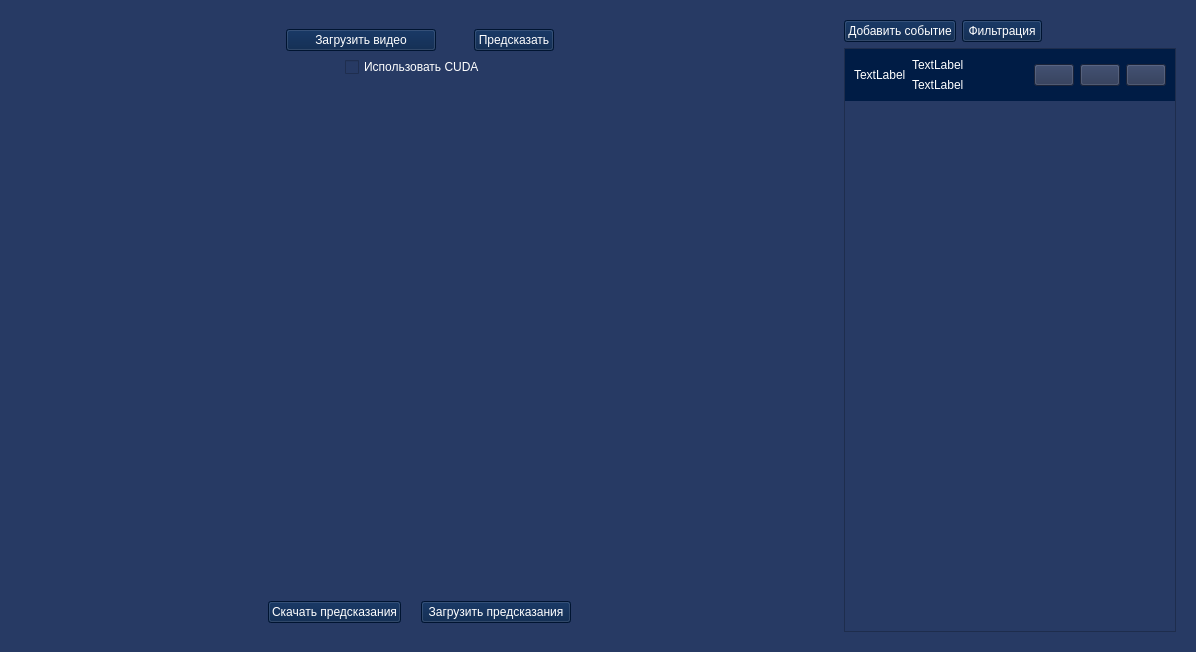
<?xml version="1.0" encoding="UTF-8"?>
<ui version="4.0">
 <class>MainInterface</class>
 <widget class="QWidget" name="MainInterface">
  <property name="geometry">
   <rect>
    <x>0</x>
    <y>0</y>
    <width>1196</width>
    <height>652</height>
   </rect>
  </property>
  <property name="windowTitle">
   <string>RecognizeMenu</string>
  </property>
  <property name="styleSheet">
   <string notr="true">background-color: rgb(39, 58, 100);
color: white;</string>
  </property>
  <layout class="QGridLayout" name="gridLayout">
   <item row="0" column="0">
    <widget class="QWidget" name="mainLayoutWidget" native="true">
     <layout class="QVBoxLayout" name="mainLayout">
      <item>
       <layout class="QHBoxLayout" name="workingLayout">
        <item>
         <widget class="QWidget" name="leftWorkingLayoutWidget" native="true">
          <property name="maximumSize">
           <size>
            <width>350</width>
            <height>16777215</height>
           </size>
          </property>
          <layout class="QVBoxLayout" name="leftWorkingLayout">
           <item>
            <layout class="QHBoxLayout" name="predictionLayout">
             <item>
              <widget class="QPushButton" name="loadVideosButton">
               <property name="maximumSize">
                <size>
                 <width>150</width>
                 <height>16777215</height>
                </size>
               </property>
               <property name="styleSheet">
                <string notr="true">background-color: rgb(0, 28, 69);</string>
               </property>
               <property name="text">
                <string>Загрузить видео</string>
               </property>
              </widget>
             </item>
             <item>
              <widget class="QPushButton" name="predictAllButton">
               <property name="sizePolicy">
                <sizepolicy hsizetype="Fixed" vsizetype="Fixed">
                 <horstretch>0</horstretch>
                 <verstretch>0</verstretch>
                </sizepolicy>
               </property>
               <property name="styleSheet">
                <string notr="true">background-color: rgb(0, 28, 69);</string>
               </property>
               <property name="text">
                <string>Предсказать</string>
               </property>
              </widget>
             </item>
            </layout>
           </item>
           <item>
            <layout class="QHBoxLayout" name="centerizeCUDACheckboxLayout">
             <item>
              <widget class="QCheckBox" name="useCUDACheckbox">
               <property name="sizePolicy">
                <sizepolicy hsizetype="Expanding" vsizetype="Fixed">
                 <horstretch>0</horstretch>
                 <verstretch>0</verstretch>
                </sizepolicy>
               </property>
               <property name="maximumSize">
                <size>
                 <width>150</width>
                 <height>16777215</height>
                </size>
               </property>
               <property name="font">
                <font>
                 <stylestrategy>PreferDefault</stylestrategy>
                </font>
               </property>
               <property name="layoutDirection">
                <enum>Qt::LeftToRight</enum>
               </property>
               <property name="styleSheet">
                <string notr="true">text-align: center;</string>
               </property>
               <property name="text">
                <string>Использовать CUDA</string>
               </property>
               <property name="checkable">
                <bool>true</bool>
               </property>
               <property name="checked">
                <bool>false</bool>
               </property>
              </widget>
             </item>
            </layout>
           </item>
           <item>
            <layout class="QHBoxLayout" name="loadImagesLayout"/>
           </item>
           <item>
            <spacer name="verticalSpacer">
             <property name="orientation">
              <enum>Qt::Vertical</enum>
             </property>
             <property name="sizeHint" stdset="0">
              <size>
               <width>20</width>
               <height>40</height>
              </size>
             </property>
            </spacer>
           </item>
           <item>
            <layout class="QHBoxLayout" name="savePredictionLayout">
             <item>
              <widget class="QPushButton" name="saveEverythingButton">
               <property name="sizePolicy">
                <sizepolicy hsizetype="Fixed" vsizetype="Fixed">
                 <horstretch>0</horstretch>
                 <verstretch>0</verstretch>
                </sizepolicy>
               </property>
               <property name="autoFillBackground">
                <bool>false</bool>
               </property>
               <property name="styleSheet">
                <string notr="true">background-color: rgb(0, 28, 69);</string>
               </property>
               <property name="text">
                <string>Скачать предсказания</string>
               </property>
              </widget>
             </item>
             <item>
              <widget class="QPushButton" name="loadEverythingButton">
               <property name="maximumSize">
                <size>
                 <width>150</width>
                 <height>16777215</height>
                </size>
               </property>
               <property name="styleSheet">
                <string notr="true">background-color: rgb(0, 28, 69);</string>
               </property>
               <property name="text">
                <string>Загрузить предсказания</string>
               </property>
              </widget>
             </item>
            </layout>
           </item>
          </layout>
         </widget>
        </item>
        <item>
         <layout class="QVBoxLayout" name="verticalLayout"/>
        </item>
       </layout>
      </item>
     </layout>
    </widget>
   </item>
   <item row="0" column="1">
    <widget class="QWidget" name="leftLayoutWidget" native="true">
     <property name="maximumSize">
      <size>
       <width>350</width>
       <height>16777215</height>
      </size>
     </property>
     <layout class="QVBoxLayout" name="verticalLayout_2">
      <item>
       <layout class="QHBoxLayout" name="addingEventsLayout">
        <item>
         <widget class="QPushButton" name="addEventButton">
          <property name="sizePolicy">
           <sizepolicy hsizetype="Fixed" vsizetype="Fixed">
            <horstretch>0</horstretch>
            <verstretch>0</verstretch>
           </sizepolicy>
          </property>
          <property name="styleSheet">
           <string notr="true">background-color: rgb(0, 28, 69);</string>
          </property>
          <property name="text">
           <string>Добавить событие</string>
          </property>
         </widget>
        </item>
        <item>
         <widget class="QPushButton" name="filterEventButton">
          <property name="sizePolicy">
           <sizepolicy hsizetype="Fixed" vsizetype="Fixed">
            <horstretch>0</horstretch>
            <verstretch>0</verstretch>
           </sizepolicy>
          </property>
          <property name="styleSheet">
           <string notr="true">background-color: rgb(0, 28, 69);</string>
          </property>
          <property name="text">
           <string>Фильтрация</string>
          </property>
         </widget>
        </item>
        <item>
         <spacer name="spacerAddingEvents">
          <property name="orientation">
           <enum>Qt::Horizontal</enum>
          </property>
          <property name="sizeHint" stdset="0">
           <size>
            <width>40</width>
            <height>20</height>
           </size>
          </property>
         </spacer>
        </item>
       </layout>
      </item>
      <item>
       <widget class="QScrollArea" name="eventsScrollArea">
        <property name="styleSheet">
         <string notr="true"/>
        </property>
        <property name="widgetResizable">
         <bool>true</bool>
        </property>
        <widget class="QWidget" name="eventsScrollAreaContents">
         <property name="geometry">
          <rect>
           <x>0</x>
           <y>0</y>
           <width>330</width>
           <height>583</height>
          </rect>
         </property>
         <layout class="QVBoxLayout" name="verticalLayout_3">
          <property name="leftMargin">
           <number>0</number>
          </property>
          <property name="topMargin">
           <number>0</number>
          </property>
          <property name="rightMargin">
           <number>0</number>
          </property>
          <property name="bottomMargin">
           <number>0</number>
          </property>
          <item>
           <widget class="QWidget" name="eventWidget" native="true">
            <property name="styleSheet">
             <string notr="true">background-color: rgb(0, 28, 69)</string>
            </property>
            <layout class="QHBoxLayout" name="eventExample">
             <item>
              <widget class="QLabel" name="imageEvent">
               <property name="text">
                <string>TextLabel</string>
               </property>
              </widget>
             </item>
             <item>
              <layout class="QVBoxLayout" name="infoEvent">
               <item>
                <widget class="QLabel" name="topInfoEvent">
                 <property name="text">
                  <string>TextLabel</string>
                 </property>
                </widget>
               </item>
               <item>
                <widget class="QLabel" name="bottomInfoEvent">
                 <property name="text">
                  <string>TextLabel</string>
                 </property>
                </widget>
               </item>
              </layout>
             </item>
             <item>
              <spacer name="spaceEditingEventButton">
               <property name="orientation">
                <enum>Qt::Horizontal</enum>
               </property>
               <property name="sizeHint" stdset="0">
                <size>
                 <width>40</width>
                 <height>20</height>
                </size>
               </property>
              </spacer>
             </item>
             <item>
              <widget class="QPushButton" name="editEventButton">
               <property name="styleSheet">
                <string notr="true">background-color: rgb(36, 49, 80);
qproperty-icon: url(&quot;./icons/edit_event.png&quot;);</string>
               </property>
               <property name="text">
                <string/>
               </property>
              </widget>
             </item>
             <item>
              <widget class="QPushButton" name="showEventButton">
               <property name="styleSheet">
                <string notr="true">background-color: rgb(36, 49, 80);
qproperty-icon: url(&quot;./icons/show_event.png&quot;);</string>
               </property>
               <property name="text">
                <string/>
               </property>
              </widget>
             </item>
             <item>
              <widget class="QPushButton" name="deleteEventButton">
               <property name="styleSheet">
                <string notr="true">background-color: rgb(36, 49, 80);
qproperty-icon: url(&quot;./icons/delete_event.png&quot;);</string>
               </property>
               <property name="text">
                <string/>
               </property>
              </widget>
             </item>
            </layout>
           </widget>
          </item>
          <item>
           <spacer name="eventsSpaces">
            <property name="orientation">
             <enum>Qt::Vertical</enum>
            </property>
            <property name="sizeHint" stdset="0">
             <size>
              <width>20</width>
              <height>456</height>
             </size>
            </property>
           </spacer>
          </item>
         </layout>
        </widget>
       </widget>
      </item>
     </layout>
    </widget>
   </item>
  </layout>
 </widget>
 <resources/>
 <connections/>
</ui>
